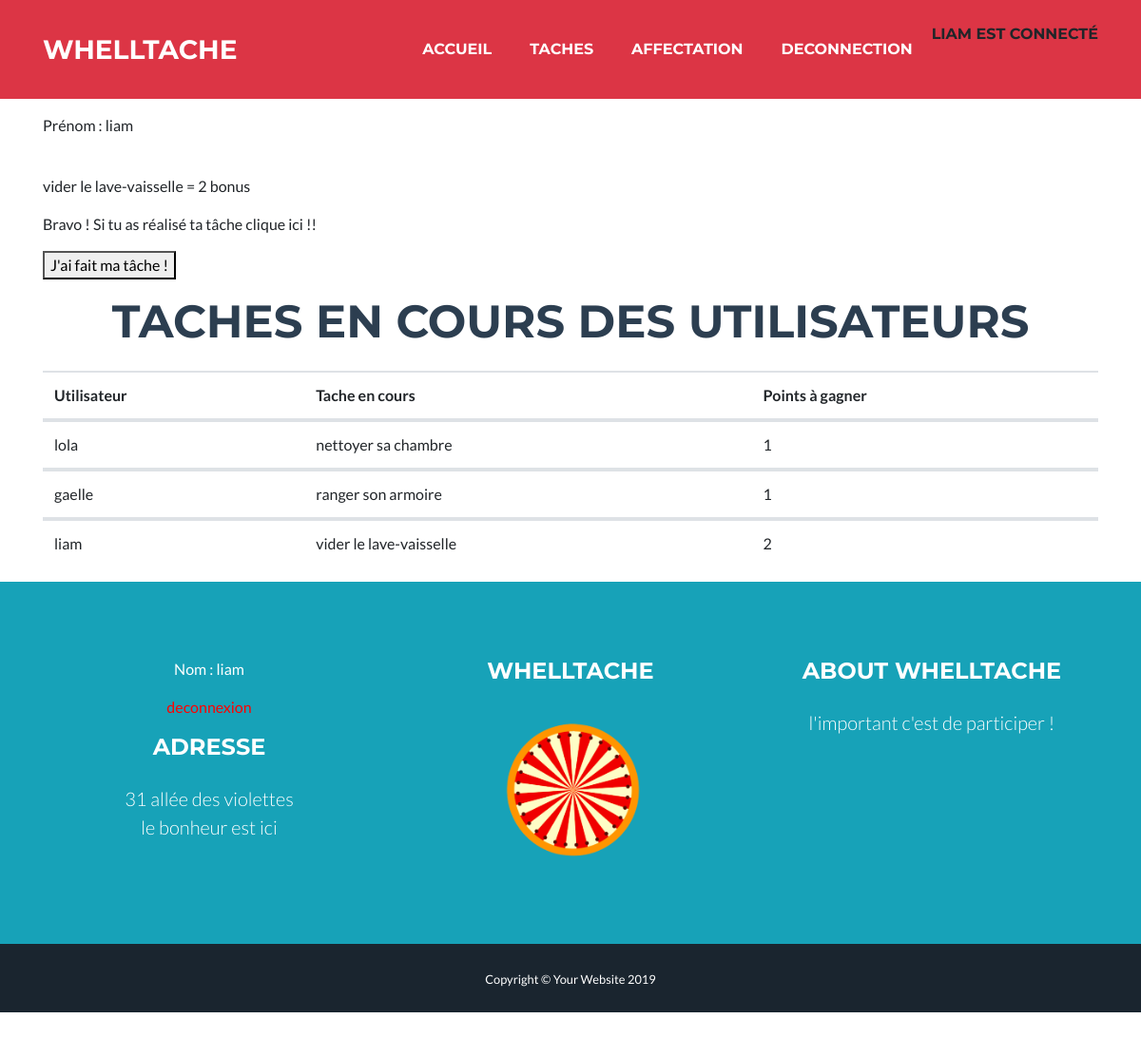
Screenshot of /index.php?page=affectation (signed in) with the database file from the repository.
### tables this page shows
CREATE TABLE `tache` (
  `id` bigint(20) NOT NULL,
  `libelle` varchar(255) NOT NULL,
  `points` int(11) NOT NULL
);

CREATE TABLE `utilisateur` (
  `id` bigint(20) NOT NULL,
  `nom` varchar(255) NOT NULL,
  `age` int(11) NOT NULL,
  `password` varchar(255) DEFAULT NULL,
  `avatar_id` bigint(20) DEFAULT NULL,
  `civilite_id` bigint(20) NOT NULL,
  `tache_id` bigint(20) DEFAULT NULL
);

### pages/affectation.php (the view, shortened to what this page needs)
<section class="page-section portfolio" id="portfolio">
    <div class="container">
        <div>
            <div class="tache_en_cours">
                <?php if ($_SESSION["isConnected"]) {
                    echo '<p> Prénom : ' . $_SESSION["userConnected"]["nom"];
                } ?>
            </div>
            <div class="tache_aleatoire">
                <br>
                <?php
                $tacheEnCours = "SELECT tache.id as tache_id, tache.libelle as libelle, tache.points as points FROM tache, utilisateur  WHERE utilisateur.id = '" . $_SESSION["userConnected"]["id"] . "' AND tache.id = utilisateur.tache_id ";
                $statement = $dbh->prepare($tacheEnCours);
                $statement->execute();
                $tasks = $statement->fetch();
                echo ' ' . '<p>' . $tasks["libelle"] . ' = ';
                echo ' ' . $tasks["points"] . ' bonus</p>';
                echo '<p> Bravo ! Si tu as réalisé ta tâche clique ici !!</p>';
                ?>
                <form action="index.php?page=affectation&t=<?php echo $tasks['tache_id']; ?>&s=<?php echo $tasks['points']; ?>"
                      method="post">
                    <button type="submit"> J'ai fait ma tâche !</button>
                </form>
                <?php
                $tacheEnCoursUsers = "SELECT * FROM tache, utilisateur  WHERE  tache.id = utilisateur.tache_id ";
                $statement = $dbh->prepare($tacheEnCoursUsers);
                $statement->execute();
                $tecs = $statement->fetchAll();
                ?>
                <h2 class="page-section-heading text-center text-uppercase text-secondary p-4">TACHES EN COURS DES
                    UTILISATEURS</h2>
                <section class="P3">
                    <table class="table">
                        <thead>
                        <tr>
                            <th scope="col">Utilisateur</th>
                            <th scope="col">Tache en cours</th>
                            <th scope="col">Points à gagner</th>
                        </tr>
                        </thead>
                        <?php foreach ($tecs as $tec) { ?>
                        <tbody>
                        <tr>
                            <td><?php echo $tec['nom'] ?></td>
                            <td><?php echo $tec["libelle"] ?></td>
                            <td><?php echo $tec["points"] ?></td>
                            <?php } ?>
                        </tr>
                        </tbody>
                    </table>
                </section>
            </div>
        </div>
    </div>

### rows the page displays
tache: libelle "vider le lave-vaisselle", points "2"
utilisateur: nom "lola", tache.libelle "nettoyer sa chambre", tache.points "1"
utilisateur: nom "gaelle", tache.libelle "ranger son armoire", tache.points "1"
utilisateur: nom "liam", tache.libelle "vider le lave-vaisselle", tache.points "2"

### other values shown
$_SESSION["userConnected"]["nom"] "LIAM"
$_SESSION["userConnected"]["nom"] "liam"
